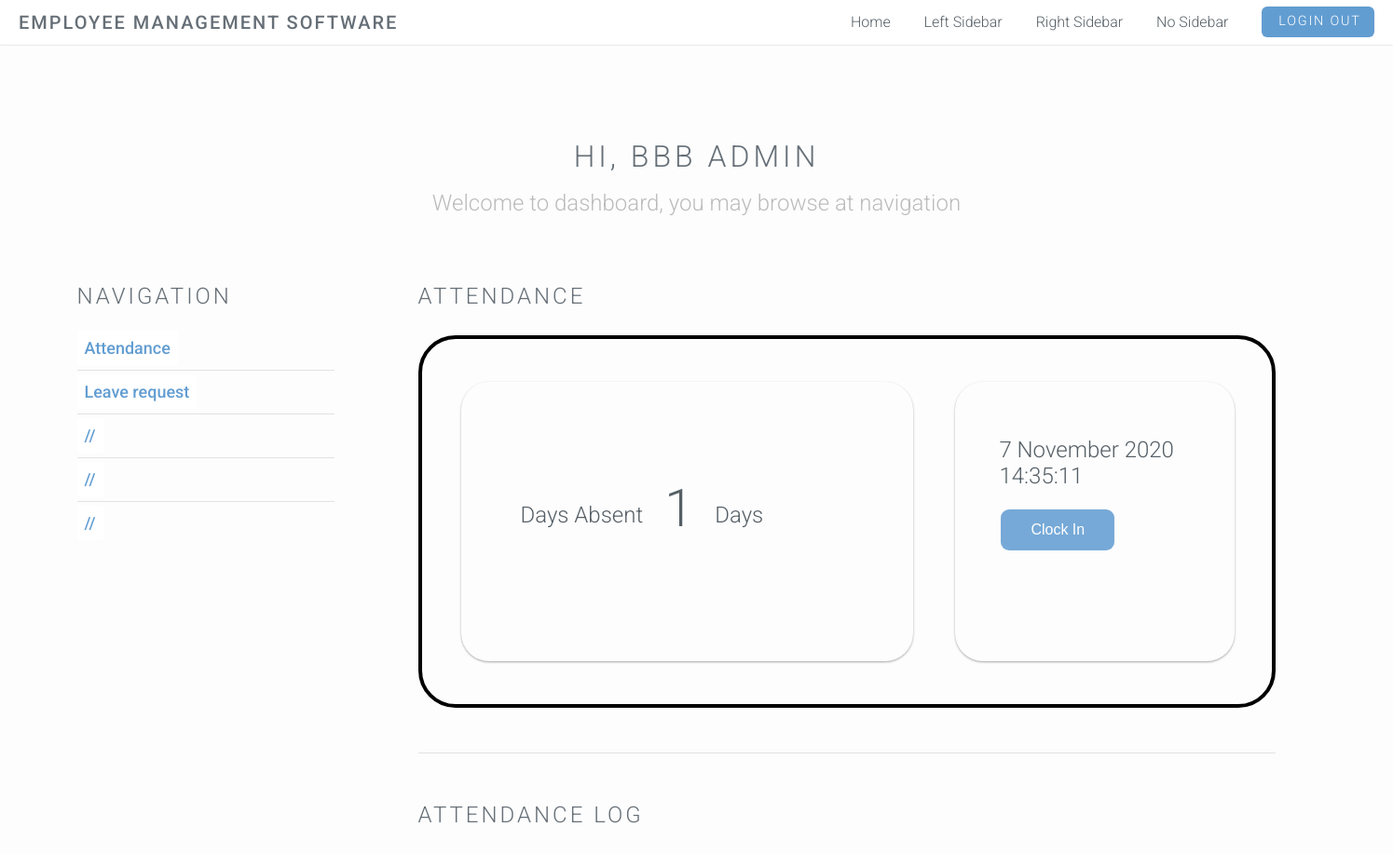
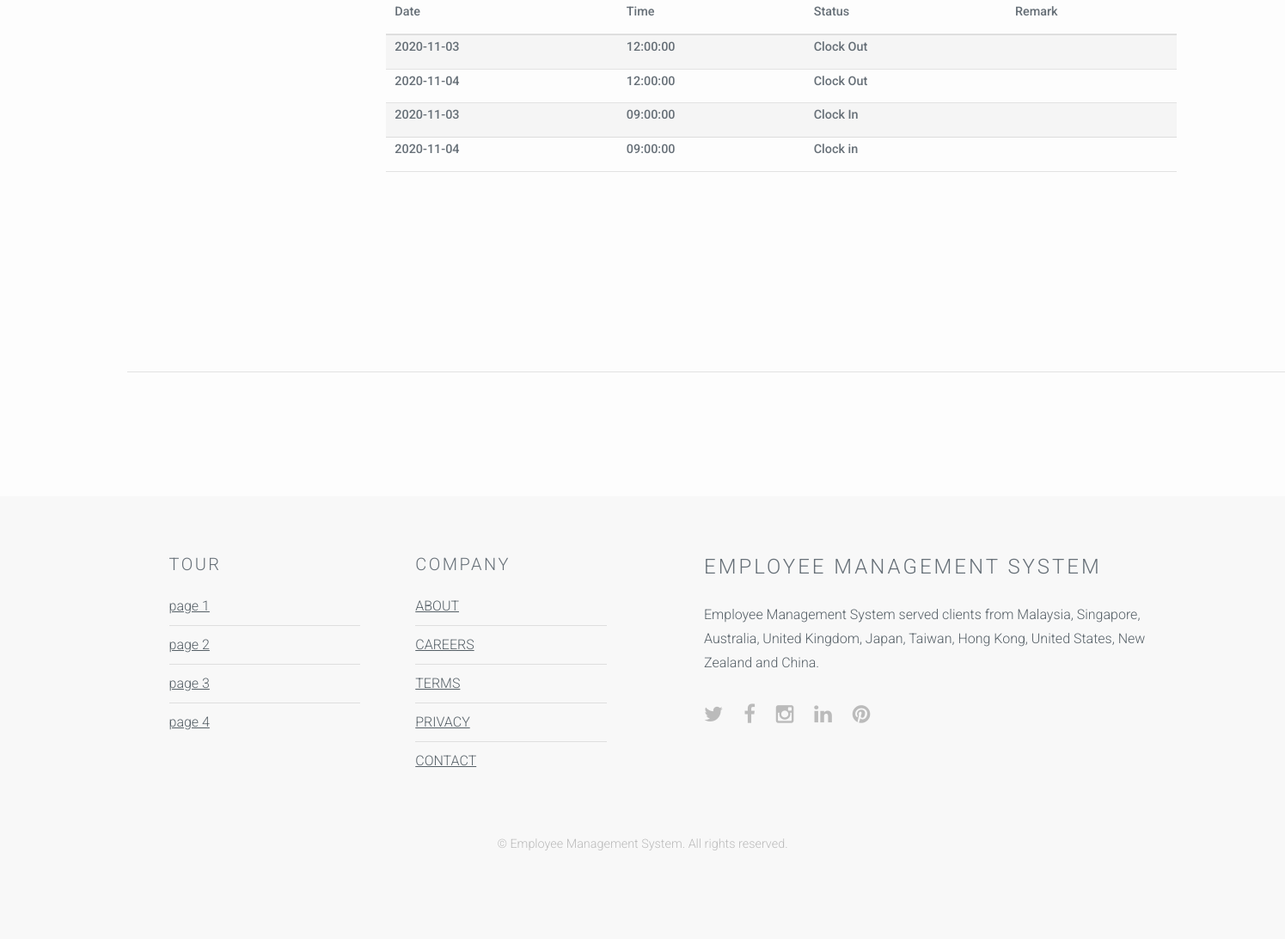
Screenshot of /website-source-code/ztesting-admin-attendance.php (signed in) with the database file from the repository (2 pictures, top to bottom).
### tables this page shows
CREATE TABLE `attendance` (
  `ID` int(10) NOT NULL,
  `employeeID` int(10) NOT NULL,
  `date` date NOT NULL,
  `time` time NOT NULL,
  `status` varchar(10) NOT NULL,
  `remark` varchar(20) NOT NULL
);

### website-source-code/functions.php (called while the page is built, shortened)
<?php
    function checkStatus(int $id){
        require('dbcon.php');
        $query = 'SELECT * FROM `attendance` WHERE `employeeID` = "'.$id.'" AND `date` = "'.date("Y-m-d").'" ORDER BY `attendance`.`time` DESC';
        $result = $con->query($query);
        if(!$result || $result->num_rows == 0){
            $status = "Clock In";
        }
        return $status;
    }
?>

### website-source-code/ztesting-admin-attendance.php (the view, shortened to what this page needs)
<!DOCTYPE html>
<html>
<head>
</head>
<body id="top" onload="updateTime()">
    <?php
        include("navbar_top.php");
        include("functions.php");
    ?>
    <section id="main" class="wrapper style1">
        <header class="major">
            <h2>Hi, <?php echo $_SESSION["name"];?> admin</h2>
            <p>Welcome to dashboard, you may browse at navigation</p>
        </header>
        <div class="container">
            <div class="container-admin-dashboard">
                <div class="row-admin-dashboard">
                    <div class="navigation-admin-dashboard">
                        <?php include("user-navigation.php") ?>
                    </div>
                    <div class="8u skel-cell-important">
                        <section>
                            <h2>Attendance</h2>
                            <div class="attendance">
                                <div class="attendance-card attendance-left">
                                    <div class="card-info">
                                        <div class="card-left float-left">
                                            Days Absent
                                        </div>
                                        <div class="card-left-num float-left">
                                            1
                                        </div>
                                        <div class="card-left float-left">
                                            Days
                                        </div>
                                    </div>
                                </div>
                                <div class="attendance-card attendance-right">
                                    <div class="card-info-right">
                                        <div class="card-right float-left" id="time">
                                        </div>
                                        <?php
                                            $statusString = checkStatus($_SESSION["id"]);
                                            if($statusString == "Clock In"){
                                                $address = "clockIn_process.php";
                                            } else {
                                                $address = "clockOut_process.php";
                                            }
                                        ?>
                                        <div class="card-right float-left">
                                            <form action="<?php echo $address?>" method="POST">
                                                <button type="submit" name="submit" class="special btn-admin-search" value="<?php echo $statusString;?>"><?php echo checkStatus($_SESSION["id"]);?></button>
                                            </form>
                                        </div>
                                    </div>
                                </div>
                            </div>
                            <hr />
                            <h2>Attendance Log</h2>
                            <div class="attendance-table-div">
                                <table class="tg">
                                    <thead>
                                        <tr>
                                            <th class="tg-0pky">Date</th>
                                            <th class="tg-0lax">Time</th>
                                            <th class="tg-0lax">Status</th>
                                            <th class="tg-0lax">Remark</th>
                                        </tr>
                                    </thead>
                                    <tbody>
                                        <?php
                                            require('dbcon.php');
                                            $query = 'SELECT * FROM `attendance` WHERE `employeeID` = "'.$_SESSION["id"].'" ORDER BY `attendance`.`time` DESC';
                                            $result = $con->query($query);
                                            if($result->num_rows == 0){
                                                echo "<th class=\"tg-0pky\" colspan=\"4\" align=\"center\">No Record</th>";
                                            } else {
                                                $size = 0;
                                                if($result->num_rows <= 15){
                                                    $size = $result->num_rows;
                                                } else {
                                                    $size = 15;
                                                }
                                                for($i = 0; $i < $size; $i++){
                                                    $row = $result->fetch_assoc();
                                                    echo "<tr>
                                                            <th class=\"tg-0pky\">".$row["date"]."</th>
                                                            <th class=\"tg-0pky\">".$row["time"]."</th>
                                                            <th class=\"tg-0pky\">".$row["status"]."</th>
                                                            <th class=\"tg-0pky\">".$row["remark"]."</th>
                                                    ";
                                                }
                                            }
                                        ?>
                                    </tbody>
                                </table>
                            </div>
                        </section>
                    </div>
                </div>
                <hr class="major" />
            </div>
        </div>
    </section>
    <?php include("footer.php") ?>
</body>
</html>

### website-source-code/css/style.css (style rules this page uses)
body { background: #fff; }
body, input, select, textarea { color: #555f66; font-family: "Roboto", Helvetica, sans-serif; font-size: 14pt; font-weight: 300; line-height: 1.75em; }
p { margin: 0 0 2em 0; }
h1, h2, h3, h4, h5, h6 { color: #666f77; font-weight: 300; line-height: 1em; margin: 0 0 1em 0; text-transform: uppercase; letter-spacing: 0.125em; }
h2 { font-size: 1.5em; line-height: 1.5em; }
hr { border: 0; border-bottom: solid 1px rgba(144, 144, 144, 0.25); margin: 3em 0; }
hr.major { margin: 2em 0 5em 0; }
header p { color: #bbb; position: relative; margin: 0 0 1.5em 0; }
header h2 + p { font-size: 1.25em; margin-top: -1em; line-height: 1.5em; }
header.major { text-align: center; margin: 0 0 4em 0; }
header.major h2 { font-size: 2em; }
header.major h2 + p { font-size: 1.5em; margin: -1em 0 2em 0; }
form { margin: 0 0 2em 0; }
table { margin: 0 0 2em 0; width: 100%; }
table tbody tr { border: solid 1px rgba(144, 144, 144, 0.25); border-left: 0; border-right: 0; }
table tbody tr:nth-child(2n + 1) { background-color: rgba(144, 144, 144, 0.075); }
table th { color: #666f77; font-size: 0.9em; font-weight: 500; padding: 0 0.75em 0.75em 0.75em; text-align: left; }
table thead { border-bottom: solid 2px rgba(144, 144, 144, 0.25); }
.wrapper { padding: 6em 0 4em 0; }
.wrapper.style1 { background: #fdfdfd; color: #555f66; }
.row-admin-dashboard { display: -webkit-box; display: -ms-flexbox; display: flex; -ms-flex-wrap: wrap; flex-wrap: wrap; margin-right: -15px; margin-left: -15px; }
.container-admin-dashboard { margin-left: auto; margin-right: auto; width: 1350px; }
.navigation-admin-dashboard { width: 20%; margin-right: 90px; margin-left: -50px; }
.btn-admin-search { background-color: #76a9d7; border: none; color: white; padding: 13px 32px; text-align: center; text-decoration: none; display: inline-block; font-size: 16px; margin: 2px 2px; cursor: pointer; border-radius: 9px; }

### website-source-code/css/style-xlarge.css (style rules this page uses)
body, input, select, textarea { font-size: 12pt; }

### website-source-code/ztesting-admin-attendance.php (style rules this page uses)
.attendance { border: black; border-style: solid; border-radius: 40px; border-width: 4px; height: 25em; }
.attendance-card { border-radius: 30px; display: inline-block; height: 300px; margin: 1rem; position: relative; width: 300px; box-shadow: 0 1px 3px rgba(0, 0, 0, 0.12), 0 1px 2px rgba(0, 0, 0, 0.24); transition: all 0.3s cubic-bezier(0.25, 0.8, 0.25, 1); margin: 46px 0px; margin-left: 42px; }
.float-left { float: left; }
.attendance-left { width: 485px; }
.card-info { margin: 122px 41px; }
.card-left { font-size: 24px; margin: 7px 23px; }
.card-left-num { font-size: 56px; }
.card-info-right { margin: 49px 0px; }
.card-right { font-size: 24px; margin: 10px 47px; }
.attendance-table-div { border-width: 4px; height: 25em; }

### rows the page displays
attendance: date "2020-11-03", time "12:00:00", status "Clock Out"
attendance: date "2020-11-04", time "12:00:00", status "Clock Out"
attendance: date "2020-11-03", time "09:00:00", status "Clock In"
attendance: date "2020-11-04", time "09:00:00", status "Clock in"

### other values shown
$_SESSION["name"] "BBB"
checkStatus($_SESSION["id"]) "Clock In"
